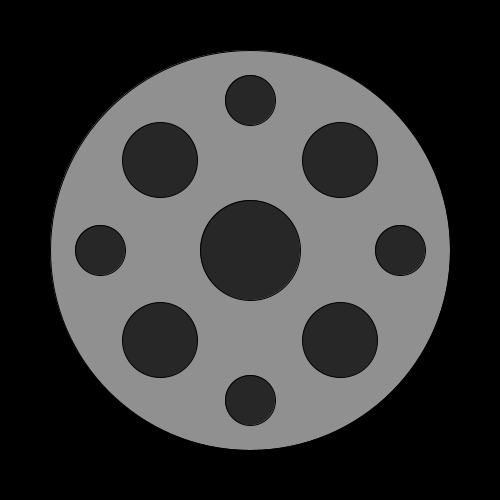
Frame 1 (no input)
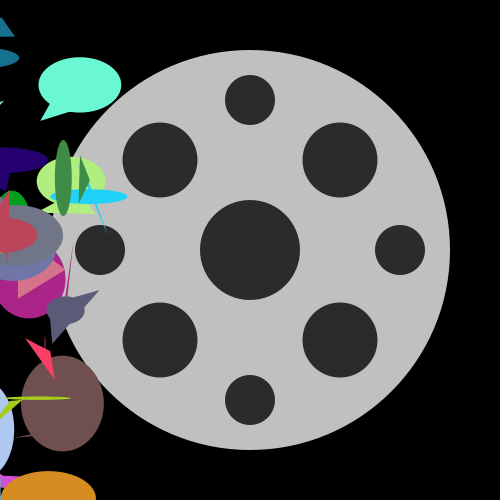
Frame 60 (the mouse pressed at the canvas centre just before this capture)
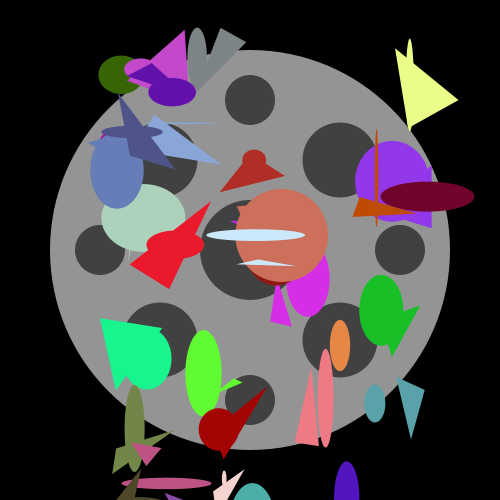
Frame 120 (the mouse held since frame 60 and released just before this capture)

The Processing sketch that drew these frames (run headless with seeded random() and noise(); from frame 60 on, the mouse is pressed at the canvas centre):

// Processing sketch: processing_45006
// ── processing_45006.pde

// Definição base (inc. posiçao + velocidades base)
Car[] aliens;
 
  
void setup(){
  size (500,500);
    
  int num = 50;
  aliens = new Car[num];
   
  for ( int i =0; i< num; i++){
      aliens[i] = new Car (-300, random (height), random (3,6));
  }
   
}
 
void draw(){
  background(0);

// Fundo de nave alienigena
smooth();
fill(random(125,255));
ellipse(250,250,400,400);
fill(random(0,75));
ellipse(250,250,100,100);
ellipse(160,160,75,75);
ellipse(340,340,75,75);
ellipse(160,340,75,75);
ellipse(340,160,75,75);
ellipse(250,100,50,50);
ellipse(250,400,50,50);
ellipse(400,250,50,50);
ellipse(100,250,50,50);
 
 // Quantidades e Condução
   
  int num = 35;
   
   for ( int i =0; i< num; i++){
      
     aliens[i].drive();
      aliens[i].display();
       
  }
 
}
 
 
//Definição de objecto
 
class Car{
   
    float xpos; // posiçao horizontal
  float ypos; // posiçao vertical
  float xspeed; // variavel de velocidade
   
  // Funçao de construçao
  
  Car ( int t_xpos, float t_ypos, float t_xspeed  ){
     
   xpos = t_xpos;
   ypos = t_ypos;
   xspeed = t_xspeed;
   
  }
   
  // Funçao de animaçao
  
  void drive (){
     
    xpos = xpos + xspeed;
    if ( xpos > width){
     xpos = 0;
     ypos = (int) random(height);
      }
     
  }
   
  // Função de criação de luzes
  
  void display (){
noStroke();

    fill(random(255),random(255),random(255));
    ellipse(xpos+50,ypos+50,random(100),random(100));
    triangle(random(xpos,xpos+100),random(ypos,ypos+100),random(xpos,xpos+100),random(ypos,ypos+100),random(xpos,xpos+100),random(ypos,ypos+100));

  }
   
}
